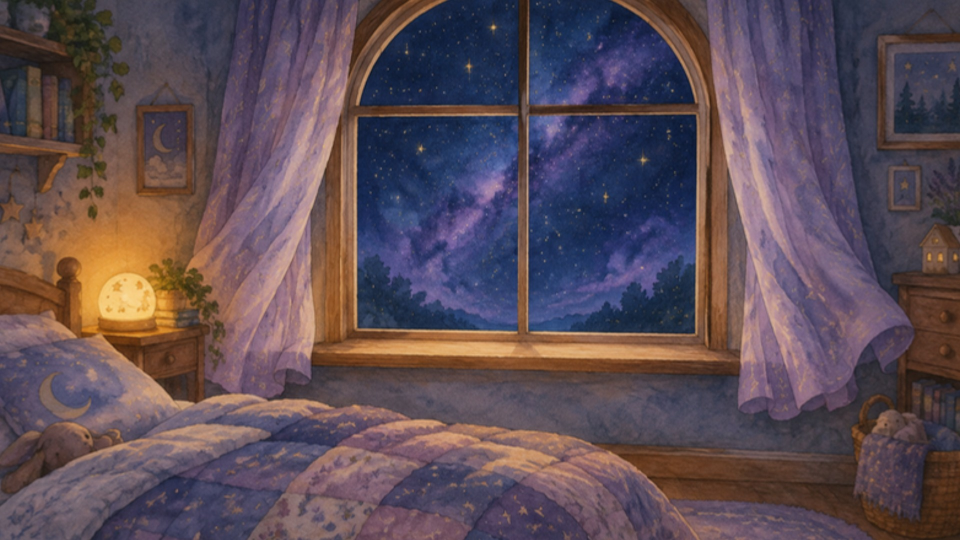
#> input picture skysoftly/art/bedroom.jpg, 1920 x 1080 px (shown at 1/2 size)
$ python -i mockups.py   (imports and definitions only)
#> lines starting #> are read from the running program, lines starting #| are printed output that depends on the picture
"""Lifestyle listing photos, rendered from scratch: a nursery wall, a party flat lay, a tablet on a bed,
a phone on a table. Etsy buyers respond best to seeing the product in a home, and these need no stock
photos or mockup licences.
"""
from __future__ import annotations

import math

import numpy as np
from PIL import Image, ImageDraw, ImageFilter

PX = 2000


def _noise(rng, h, w, scale):
    small = rng.normal(0, 1, (max(2, h // scale), max(2, w // scale))).astype(np.float32)
    return np.asarray(Image.fromarray(small).resize((w, h), Image.BICUBIC), dtype=np.float32)


def _light(h, w, cx, cy, spread, strength):
    yy, xx = np.mgrid[0:h, 0:w].astype(np.float32)
    return 1 + strength * np.exp(-(((xx - cx) / w) ** 2 + ((yy - cy) / h) ** 2) / spread)


# [10 lines left out: function _shadow_paste, not called in this run]


def _wood(rng, h, w, base=(176, 128, 86), plank=None, vertical=False):
    g = _noise(rng, h, w, 6)
    streak = _noise(rng, h, max(2, w // 60), 1) if not vertical else _noise(rng, max(2, h // 60), w, 1)
    streak = np.asarray(Image.fromarray(streak).resize((w, h), Image.BICUBIC), dtype=np.float32)
    v = 1 + 0.05 * g + 0.08 * streak
    img = np.ones((h, w, 3), np.float32) * np.array(base, np.float32) * v[..., None]
    if plank:
        for x in range(0, w if not vertical else h, plank):
            if vertical:
                img[x:x + 3] *= 0.75
            else:
                img[:, x:x + 3] *= 0.75
    return img


def framed(print_img: Image.Image, width: int, frame=(232, 222, 205), mat=True) -> Image.Image:
    """A thin light-oak frame with a white mat around the print."""
    pw = int(width * (0.78 if mat else 0.92))
    ph = int(pw * print_img.height / print_img.width)
    fb = int(width * 0.04)
    W = width; H = ph + (W - pw)
    im = Image.new("RGB", (W, H), frame)
    d = ImageDraw.Draw(im)
    for i in range(fb):  # bevel shading on the frame
        c = tuple(int(v * (0.82 + 0.18 * i / fb)) for v in frame)
        d.rectangle((i, i, W - 1 - i, H - 1 - i), outline=c)
    d.rectangle((fb, fb, W - fb, H - fb), fill=(248, 247, 243) if mat else (20, 20, 20))
    im.paste(print_img.resize((pw, ph), Image.LANCZOS), ((W - pw) // 2, (H - ph) // 2))
    d.rectangle(((W - pw) // 2 - 2, (H - ph) // 2 - 2, (W + pw) // 2 + 1, (H + ph) // 2 + 1), outline=(205, 200, 190), width=3)
    return im


# [13 lines left out: function _plant, not called in this run]


def nursery_wall(print_img: Image.Image, seed: int = 1, wall=(222, 214, 200)) -> Image.Image:
    rng = np.random.default_rng(seed)
    H = W = PX
    floor_y = int(H * 0.8)
    wa = np.ones((H, W, 3), np.float32) * np.array(wall, np.float32)
    wa *= (1 + 0.025 * _noise(rng, H, W, 3))[..., None]
    wa *= _light(H, W, W * 0.15, H * 0.2, 0.35, 0.22)[..., None]          # window light from the left
    wa *= np.linspace(1.0, 0.82, W)[None, :, None]
    wa[floor_y:] = _wood(rng, H - floor_y, W, plank=170) * np.linspace(0.95, 0.7, H - floor_y)[:, None, None]
    wa[floor_y:floor_y + 8] *= 0.6                                        # skirting shadow
    base = Image.fromarray(np.clip(wa, 0, 255).astype(np.uint8)).convert("RGBA")
    fr = framed(print_img, int(W * 0.36))
    _shadow_paste(base, fr, ((W - fr.width) // 2, int(H * 0.12)))
    # cot rails, bottom right
    cot = Image.new("RGBA", (int(W * 0.55), int(H * 0.38)), (0, 0, 0, 0)); dc = ImageDraw.Draw(cot)
    cw, ch = cot.size
    dc.rounded_rectangle((0, 0, cw, int(ch * 0.08)), radius=20, fill=(245, 241, 233))
    for x in range(30, cw, 70):
        dc.rounded_rectangle((x, int(ch * 0.05), x + 26, ch), radius=12, fill=(240, 236, 228))
    dc.rounded_rectangle((0, int(ch * 0.05), 40, ch), radius=14, fill=(236, 231, 222))
    _shadow_paste(base, cot, (int(W * 0.5), int(H * 0.64)), blur=20, offset=(14, 10), opacity=110)
    _shadow_paste(base, _plant(int(W * 0.32), rng), (int(W * 0.02), int(H * 0.55)), blur=24, opacity=100)
    return base.convert("RGB")


# [75 lines left out: functions flat_lay, device, tablet_on_bed, phone_on_table, not called in this run]

>>> import cv2
>>> picture = cv2.imread('art/bedroom.jpg', cv2.IMREAD_GRAYSCALE)
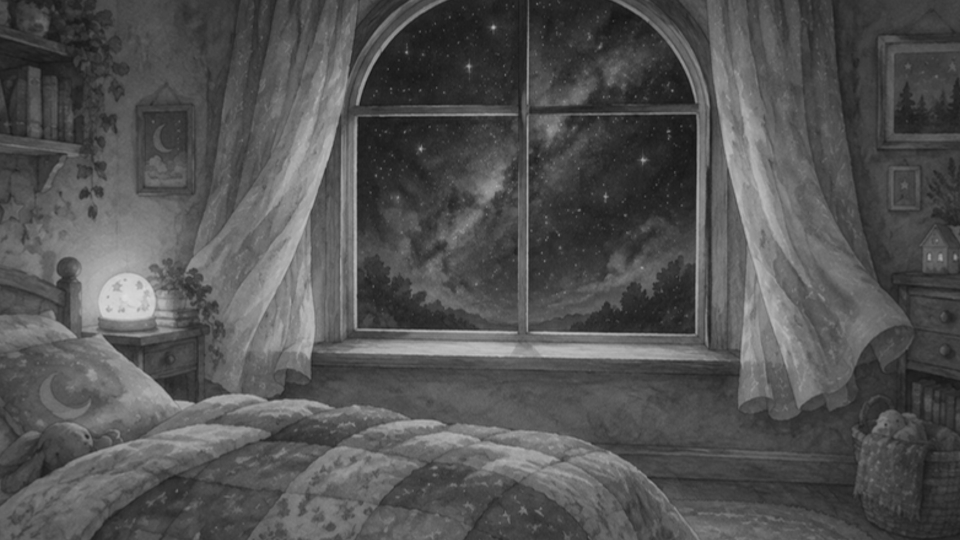
#> picture: shape (1080, 1920) (shown at 1/2 size); min 17, max 220, mean 82.7
>>> result = nursery_wall(picture)
#> in nursery_wall, `base = Image.fromarray(np.clip(wa, 0, 255).astype(np.uint8)).convert("..`:
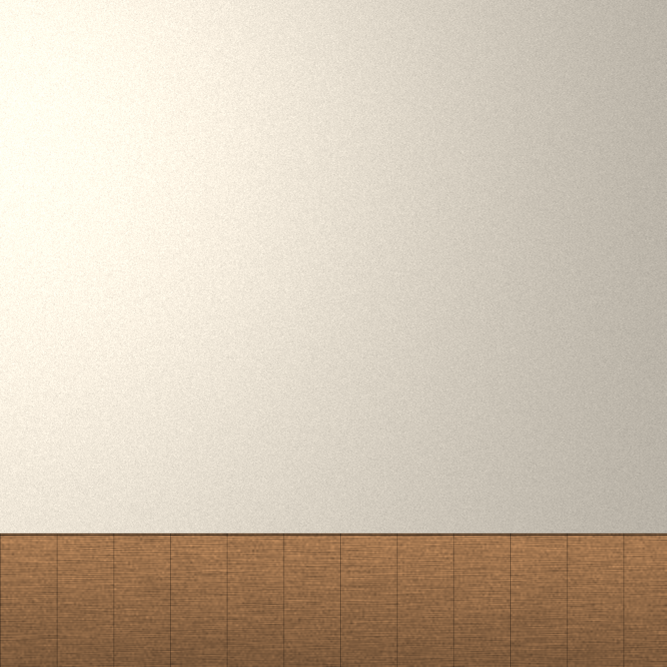
#> base: PIL image 2000x2000 RGBA (shown at 1/3 size); mean R, G, B, A 207.7, 194.1, 176.1, 255
#> (the run stopped early here; a loop or call above may not have finished)
